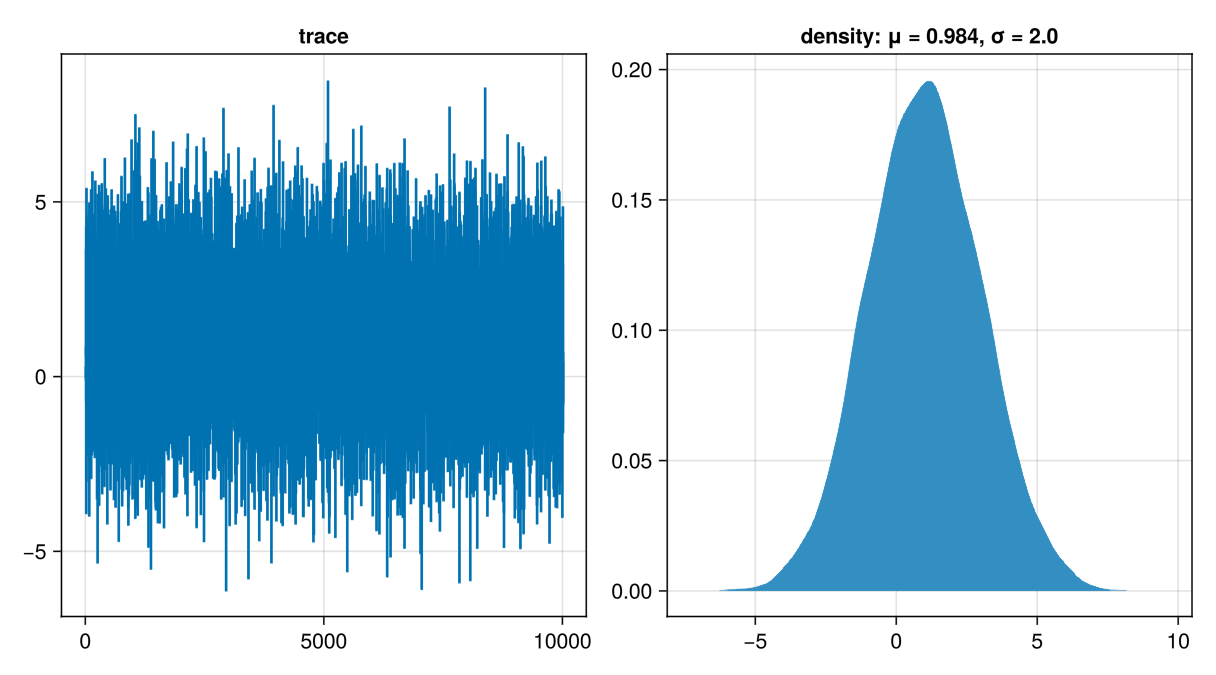

Generate this figure with Julia:
using LinearAlgebra, GLMakie, Distributions, ForwardDiff

update_momentum(p,q,ϵ,∇U) = p .- (ϵ/2) * ∇U(q)
update_position(p,q,ϵ,M⁻¹) = q .+ ϵ .* M⁻¹ * p
function update_pq!(p,q,ϵ,∇U,M⁻¹)
    p .= update_momentum(p,q,ϵ,∇U) 
    q .= update_position(p,q,ϵ,M⁻¹)
    p .= update_momentum(p,q,ϵ,∇U) 
end

U(x) = -sum(logpdf.(Normal(1,2),x))
∇U(x) = ForwardDiff.gradient(input -> U(input),x)
function hmc_step(q,ϵ,L,M,M⁻¹,U,∇U,H,p_dist = MvNormal(M))
    q_proposal = copy(q)
    p = rand(p_dist) 
    H_curr = U(q) + 0.5 * dot(p, M⁻¹ * p)
    for l in 1:L
        update_pq!(p,q_proposal,ϵ,∇U,M⁻¹)
    end
    H_proposal =U(q_proposal) + 0.5 * dot(p, M⁻¹ * p)
    prob = min(1, exp(H_curr - H_proposal))

    accept = prob >= rand()

    if accept
        return q_proposal,H_proposal 
    else
        return q,H_curr 
    end
end
function hmc(n_iter = 1000,n = 1,ϵ = 0.1,L = 40,M = I(n),M⁻¹ = M^-1,U=U,∇U=∇U,p_dist = MvNormal(M))
    q = randn(n)
    qs = []
    q,H = hmc_step(q,ϵ,L,M,M⁻¹,U,∇U,0.0)
    for i in 1:n_iter
        q,H =  hmc_step(q,ϵ,L,M,M⁻¹,U,∇U,H)
        push!(qs,q...)
    end
    return qs
end

samples =  hmc(10000)
μ,σ = round.([mean(samples),std(samples)],sigdigits =3)
fig = Figure()
ax = Axis(fig[1,1], title = "trace")
lines!(ax,samples)
ax = Axis(fig[1,2], title = "density: μ = $μ, σ = $σ")
density!(ax,samples)
